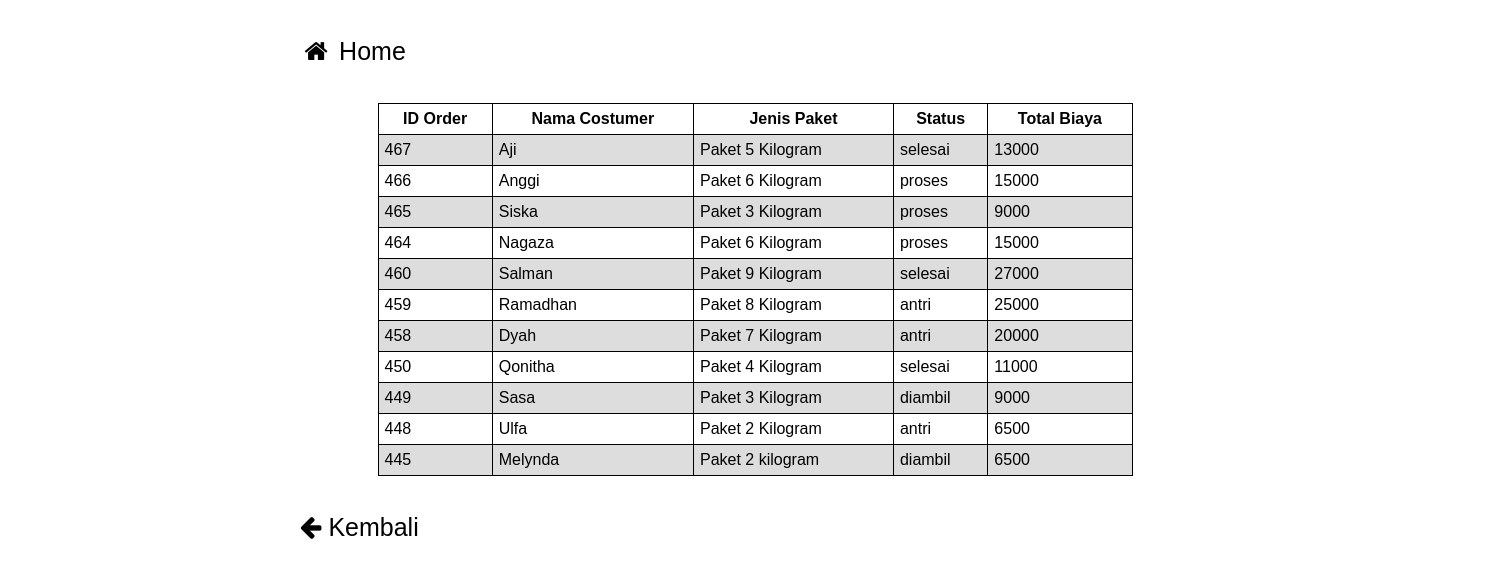
The app's page /history_user.php with its own data.
### tables this page shows
CREATE TABLE `order` (
  `id_order` int(3) NOT NULL,
  `username` varchar(255) NOT NULL,
  `status` varchar(255) NOT NULL,
  `jenis_paket` varchar(255) NOT NULL,
  `id_karyawan` int(4) NOT NULL,
  `total_biaya` int(255) NOT NULL
);

### history_user.php (the view, shortened to what this page needs)
<?php
include_once("config.php");
?>
<!DOCTYPE html>
<html>
<head>
    <link rel="stylesheet" type="text/css" href="style.css">
    <link rel="stylesheet" href="https://cdnjs.cloudflare.com/ajax/libs/font-awesome/4.7.0/css/font-awesome.min.css">
</head>
<body>
    <div class="icon-bar">
        <a href="user.php" style="text-decoration:none"><i class="fa fa-fw fa-home"></i> Home</a>
    </div>
<table width='80%' border=1>
    <?php
        $result = mysqli_query($mysqli, "SELECT * FROM `order` ORDER BY id_order DESC");
    ?>
    <tr>
        <th>ID Order</th>
        <th>Nama Costumer</th>
        <th>Jenis Paket</th>
        <th>Status</th>
        <th>Total Biaya</th>
    </tr>
    <?php
    while($user_data = mysqli_fetch_array($result)) {
        echo "<tr>";
        echo "<td>".$user_data['id_order']."</td>";
        echo "<td>".$user_data['username']."</td>";
		echo "<td>".$user_data['jenis_paket']."</td>";
        echo "<td>".$user_data['status']."</td>";
		echo "<td>".$user_data['total_biaya']."</td>";
    }
    ?>
    </table>
    <div class="icon-bar">
        <a href="order_user.php" style="text-decoration:none"><i class="fa fa-arrow-left"></i> Kembali</a>
    </div>
</body>
</html>

### style.css (style rules this page uses)
* { box-sizing: border-box; font-family: Arial, Helvetica, sans-serif; }
body { margin:0; font-family: Arial, Helvetica, sans-serif; }
.icon-bar { width: 100%; overflow: auto; margin-left:300px; margin-top: 25px; }
.icon-bar a { float: left; width: 20%; text-align: left; padding: 12px 0; transition: all 0.3s ease; color: black; font-size: 25px; }
table { font-family: arial, sans-serif; border-collapse: collapse; width: 50%; margin: auto; margin-top: 25px; }
th { border: 1px solid black; text-align: center; padding: 6px; }
td { border: 1px solid black; text-align: left; padding: 6px; }
tr:nth-child(even) { background-color: #dddddd; }
body, html { height: 100%; margin: 0; }

### records on screen
order: id_order "467", username "Aji", jenis_paket "Paket 5 Kilogram", status "selesai", total_biaya "13000"
order: id_order "466", username "Anggi", jenis_paket "Paket 6 Kilogram", status "proses", total_biaya "15000"
order: id_order "465", username "Siska", jenis_paket "Paket 3 Kilogram", status "proses", total_biaya "9000"
order: id_order "464", username "Nagaza", jenis_paket "Paket 6 Kilogram", status "proses", total_biaya "15000"
order: id_order "460", username "Salman", jenis_paket "Paket 9 Kilogram", status "selesai", total_biaya "27000"
order: id_order "459", username "Ramadhan", jenis_paket "Paket 8 Kilogram", status "antri", total_biaya "25000"
order: id_order "458", username "Dyah", jenis_paket "Paket 7 Kilogram", status "antri", total_biaya "20000"
order: id_order "450", username "Qonitha", jenis_paket "Paket 4 Kilogram", status "selesai", total_biaya "11000"
order: id_order "449", username "Sasa", jenis_paket "Paket 3 Kilogram", status "diambil", total_biaya "9000"
order: id_order "448", username "Ulfa", jenis_paket "Paket 2 Kilogram", status "antri", total_biaya "6500"
order: id_order "445", username "Melynda", jenis_paket "Paket 2 kilogram", status "diambil", total_biaya "6500"
